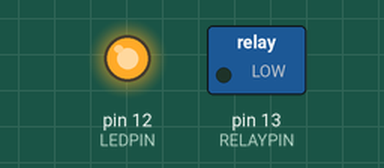
Simulated run of this sketch. Board: Arduino Uno, built with avr-gcc and run on an emulated ATmega328P. Shown: switched loads named in the sketch (green lamp = pin HIGH), output pins drawn as LEDs (lit = HIGH).

Above: at 5.1 s.
At 21.65 s:
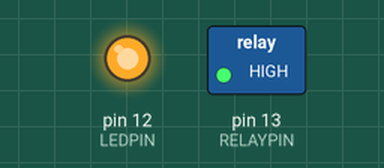
At 38.1 s:
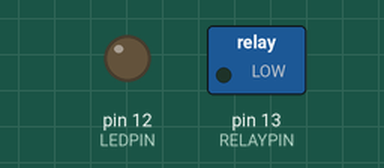
Timing chart, 0 to 40.0 s (numbered marks = the images above):
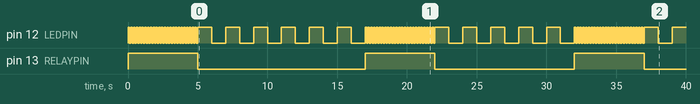

Measured:
- by itself, pin 12 (LEDPIN): LOW → HIGH at 0.00 s, → LOW 0.10 s later, → HIGH 0.10 s later, → LOW 0.10 s later, … (175 changes in this stretch)
- by itself, pin 13 (RELAYPIN): goes HIGH 5.0 s, LOW 12.0 s, HIGH 5.0 s, LOW 10.0 s, HIGH 5.0 s, then LOW

The sketch:

No_TMP_Version.ino
```cpp
const int RELAYPIN = 13;
const int LEDPIN = 12;
const int ON_SEC = 5;
const int OFF_SEC = 10;
void setup() {
  // put your setup code here, to run once:
  pinMode(RELAYPIN,OUTPUT);
  pinMode(LEDPIN,OUTPUT);
  digitalWrite(LEDPIN,LOW);
  digitalWrite(RELAYPIN,LOW);
}

void loop() {
  // put your main code here, to run repeatedly:

  // Give a heat pulse for 5 sec.
  digitalWrite(RELAYPIN,HIGH);
  unsigned long t0 = millis();
  while (millis() - t0 < ON_SEC*1000)
  {
      digitalWrite(LEDPIN,HIGH);
      delay(100);
      digitalWrite(LEDPIN,LOW);
      delay(100);
  }
  digitalWrite(RELAYPIN,LOW);
  t0 = millis();
  while (millis() - t0 < OFF_SEC*1000)
  {
      digitalWrite(LEDPIN,HIGH);
      delay(1000);
      digitalWrite(LEDPIN,LOW);
      delay(1000);
  }
}
```
